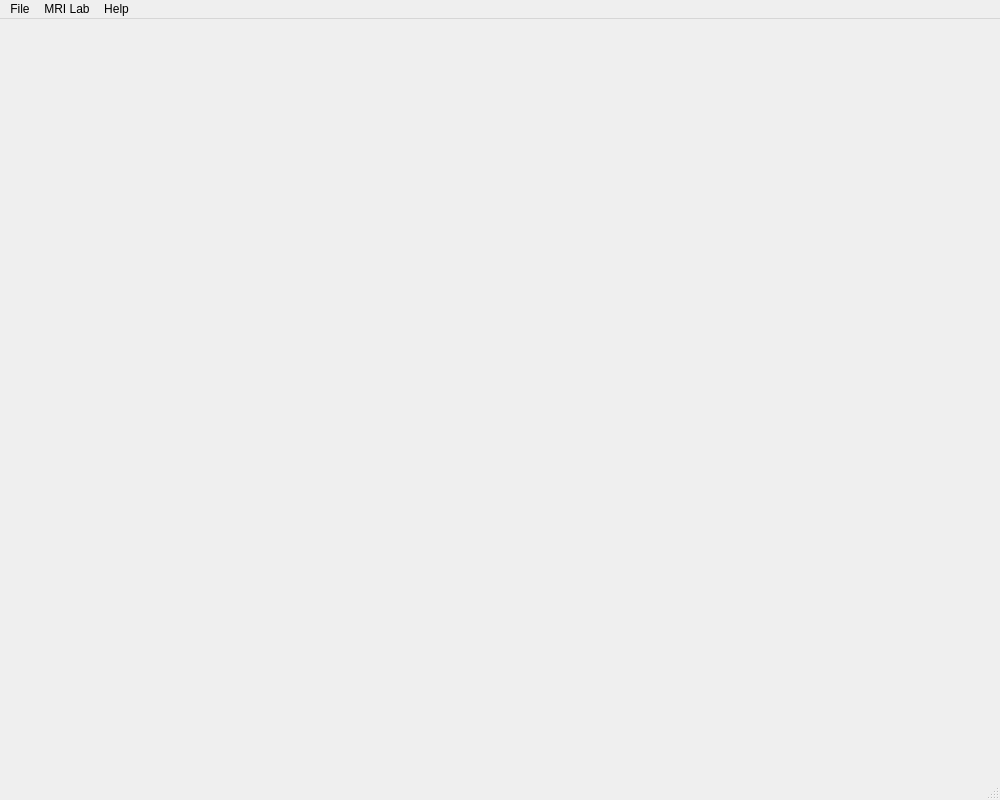
<?xml version="1.0" encoding="UTF-8"?>
<ui version="4.0">
 <class>MainWindow</class>
 <widget class="QMainWindow" name="MainWindow">
  <property name="geometry">
   <rect>
    <x>0</x>
    <y>0</y>
    <width>1000</width>
    <height>800</height>
   </rect>
  </property>
  <property name="windowTitle">
   <string>MRI tabletop</string>
  </property>
  <widget class="QWidget" name="centralwidget"/>
  <widget class="QMenuBar" name="menubar">
   <property name="geometry">
    <rect>
     <x>0</x>
     <y>0</y>
     <width>1000</width>
     <height>26</height>
    </rect>
   </property>
   <widget class="QMenu" name="menuFile">
    <property name="title">
     <string>File</string>
    </property>
    <addaction name="actionConfig"/>
    <addaction name="separator"/>
    <addaction name="actionQuit"/>
   </widget>
   <widget class="QMenu" name="menuMRI_Lab">
    <property name="title">
     <string>MRI Lab</string>
    </property>
    <addaction name="actionFID"/>
    <addaction name="actionSE"/>
    <addaction name="actionProj"/>
    <addaction name="action2DImag"/>
    <addaction name="action3DImag"/>
   </widget>
   <widget class="QMenu" name="menuHelo">
    <property name="title">
     <string>Help</string>
    </property>
    <addaction name="actionAbout"/>
   </widget>
   <addaction name="menuFile"/>
   <addaction name="menuMRI_Lab"/>
   <addaction name="menuHelo"/>
  </widget>
  <widget class="QStatusBar" name="statusbar"/>
  <action name="actionQuit">
   <property name="text">
    <string>Quit</string>
   </property>
  </action>
  <action name="actionConfig">
   <property name="text">
    <string>Configuration</string>
   </property>
  </action>
  <action name="actionFID">
   <property name="text">
    <string>FID</string>
   </property>
  </action>
  <action name="actionProj">
   <property name="text">
    <string>1D Projection</string>
   </property>
  </action>
  <action name="actionSpinEcho">
   <property name="text">
    <string>Spin Echo</string>
   </property>
  </action>
  <action name="actionGradientEcho">
   <property name="text">
    <string>Gradient Echo</string>
   </property>
  </action>
  <action name="actionAbout">
   <property name="text">
    <string>About...</string>
   </property>
  </action>
  <action name="actionSE">
   <property name="text">
    <string>Spin Echo</string>
   </property>
  </action>
  <action name="action3DImag">
   <property name="text">
    <string>3D Imaging</string>
   </property>
  </action>
  <action name="action2DImag">
   <property name="text">
    <string>2D Imaging</string>
   </property>
  </action>
 </widget>
 <resources/>
 <connections/>
</ui>
